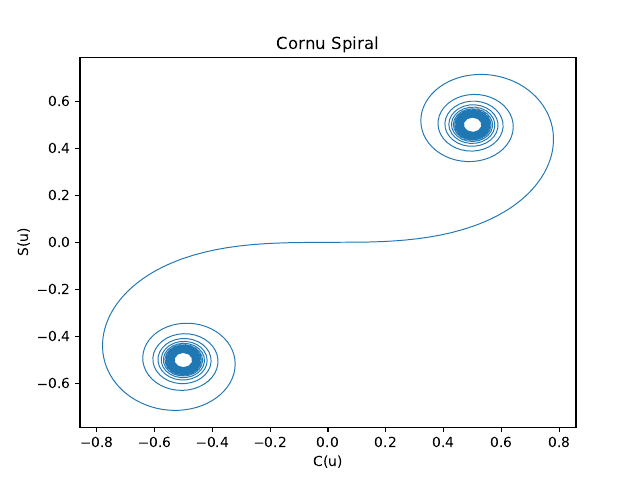

This chart was generated by the following Python code:
from scipy import integrate
import numpy as np
import matplotlib.pyplot as plt


def integrate_with_limits(function, low_lim, up_lim):
	u = np.linspace(low_lim, up_lim, 1000)
	vquad = np.vectorize(integrate.quad)
	return vquad(function, 0, u)

def get_spiral_vals(low_lim, up_lim):
	c = lambda x : np.cos((np.pi * x**2) / 2)
	s = lambda x : np.sin((np.pi * x**2) / 2)
	c_vals = integrate_with_limits(c, low_lim, up_lim)[0]
	s_vals = integrate_with_limits(s, low_lim, up_lim)[0]
	return (c_vals, s_vals)

def plot_spiral(low_lim, up_lim):
	c_vals, s_vals = get_spiral_vals(low_lim, up_lim)
	
	plt.plot(c_vals, s_vals, linewidth=0.7)
	plt.xlabel("C(u)")
	plt.ylabel("S(u)")
	plt.title("Cornu Spiral")
	plt.savefig("ex1_core_2.pdf")

plot_spiral(-10, 10)